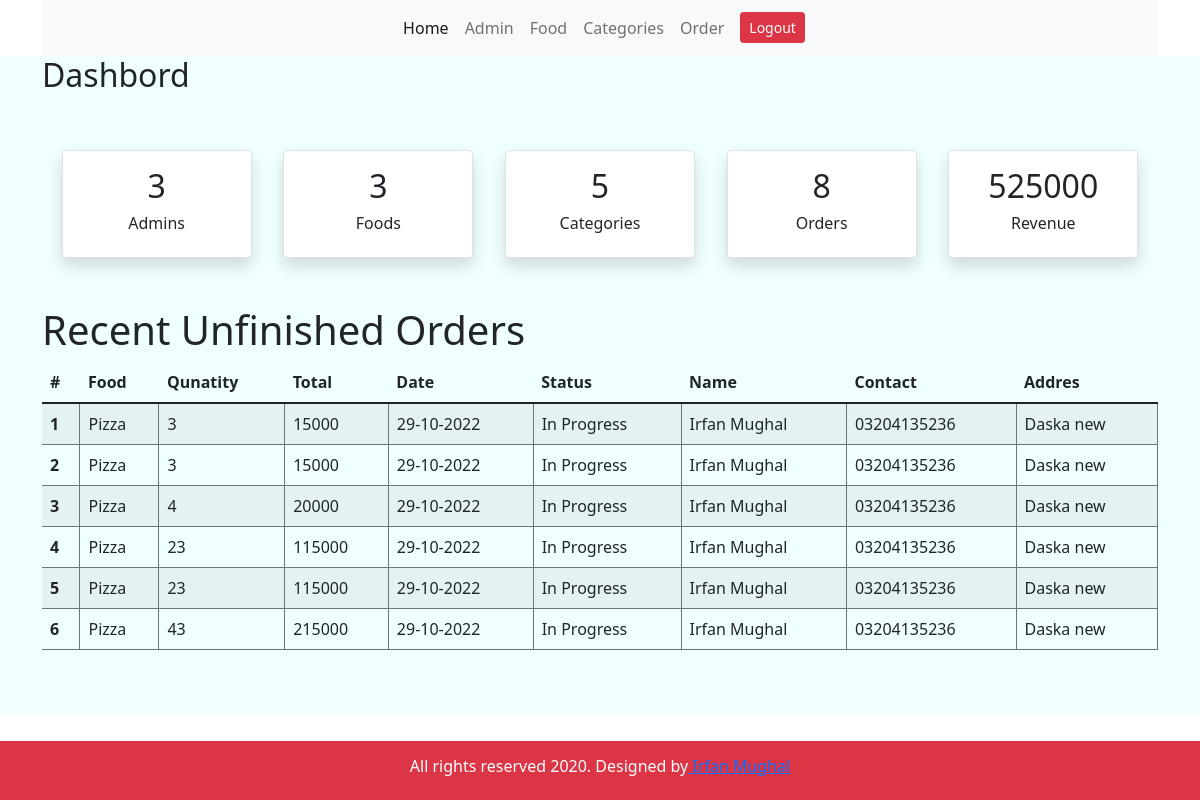
/admin/index.php (signed in), run on the app's committed database.
### tables this page shows
CREATE TABLE `tbl_order` (
  `id` int NOT NULL,
  `food` varchar(150) NOT NULL,
  `price` varchar(200) NOT NULL,
  `qty` varchar(100) NOT NULL,
  `total` decimal(10,0) NOT NULL,
  `order_date` varchar(155) NOT NULL,
  `status` varchar(100) NOT NULL,
  `c_name` varchar(155) NOT NULL,
  `c_contact` varchar(155) NOT NULL,
  `c_email` varchar(155) NOT NULL,
  `c_address` varchar(155) NOT NULL
);

### admin/index.php (the view, shortened to what this page needs)
<?php
include ('parts/header.php');
        $sql = "Select * from `tbl_admin`";
        $result = mysqli_query($conn, $sql);
        $t_admins = mysqli_num_rows($result);
        $sql = "Select * from `tbl_order`";
        $result = mysqli_query($conn, $sql);
        $t_orders = mysqli_num_rows($result);
        $sql = "Select * from `tbl_category`";
        $result = mysqli_query($conn, $sql);
        $t_categories = mysqli_num_rows($result);
        $sql = "Select * from `tbl_food`";
        $result = mysqli_query($conn, $sql);
        $t_foods = mysqli_num_rows($result);
        $sql = "Select SUM(total) as Total from `tbl_order`";
        $result = mysqli_query($conn, $sql);
        $t_prices = mysqli_fetch_assoc($result);
        $t_revenue = $t_prices['Total'];
?>
    <div class="container-fluid " style="background-color: azure;">
        <div class="container">
        <div class="row">
        <div class="col-12">
            <h2>Dashbord</h2>
        </div>
    </div>
    <div class="row d-flex justify-content-evenly my-5">
        <div class="col-2 border shadow rounded bg-white py-3">
            <h2 class="text-center"><?php echo $t_admins?></h2>
            <h6 class="text-center">Admins</h6>
        </div>
        <div class="col-2 border shadow rounded bg-white py-3">
            <h2 class="text-center"><?php echo $t_foods?></h2>
            <h6 class="text-center">Foods</h6>
        </div>
        <div class="col-2 border shadow rounded bg-white py-3">
            <h2 class="text-center"><?php echo $t_categories?></h2>
            <h6 class="text-center">Categories</h6>
        </div>
        <div class="col-2 border shadow rounded bg-white py-3">
            <h2 class="text-center"><?php echo $t_orders?></h2>
            <h6 class="text-center">Orders</h6>
        </div>
        <div class="col-2 border shadow rounded bg-white py-3">
            <h2 class="text-center"><?php echo $t_revenue?></h2>
            <h6 class="text-center">Revenue</h6>
        </div>
    </div>
<div class="row">
<div class="col-12 mb-5">
            <h1>Recent Unfinished Orders</h1>
        <table class="table table-striped">
  <thead>
    <tr>
      <th scope="col">#</th>
      <th scope="col">Food</th>
      <th scope="col">Qunatity</th>
      <th scope="col">Total</th>
      <th scope="col">Date</th>
      <th scope="col">Status</th>
      <th scope="col">Name</th>
      <th scope="col">Contact</th>
      <th scope="col">Addres</th>
    </tr>
  </thead>
  <tbody>
  <?php
  $temp=1;
      $sql = "Select * from `tbl_order` where status='In Progress' order by id desc";
      $result = mysqli_query($conn, $sql);
      if ($result){
          while( $row = mysqli_fetch_assoc($result)){
              $f = $row['food'];
              $q = $row['qty'];
              $t = $row['total'];
              $d = $row['order_date'];
              $s = $row['status'];
              $c_n = $row['c_name'];
              $c_c = $row['c_contact'];
              $c_a = $row['c_address'];
              echo '<tr >
      <th scope="row" class="border-end border-secondary"class="border-end border-secondary">'.$temp.'</th>
      <td class="border-end border-secondary">'.$f.'</td>
      <td class="border-end border-secondary">'.$q.'</td>
      <td class="border-end border-secondary">'.$t.'</td>
      <td class="border-end border-secondary">'.$d.'</td>
      <td class="border-end border-secondary">'.$s.'</td>
      <td class="border-end border-secondary">'.$c_n.'</td>
      <td class="border-end border-secondary">'.$c_c.'</td>
      <td class="border-end border-secondary">'.$c_a.'</td>
    </tr>';
    $temp++;
          }
      }
     else{
         echo 'query problem';
     }
      ?>
  </tbody>
</table>
        </div>
</div>
       </div>
    </div>
    <?php include'parts/footer.php'?>

### data on the page
tbl_order: food "Pizza", qty "3", total "15000", order_date "29-10-2022", status "In Progress", c_name "Irfan Mughal", c_contact "03204135236", c_address "Daska new"
tbl_order: food "Pizza", qty "3", total "15000", order_date "29-10-2022", status "In Progress", c_name "Irfan Mughal", c_contact "03204135236", c_address "Daska new"
tbl_order: food "Pizza", qty "4", total "20000", order_date "29-10-2022", status "In Progress", c_name "Irfan Mughal", c_contact "03204135236", c_address "Daska new"
tbl_order: food "Pizza", qty "23", total "115000", order_date "29-10-2022", status "In Progress", c_name "Irfan Mughal", c_contact "03204135236", c_address "Daska new"
tbl_order: food "Pizza", qty "23", total "115000", order_date "29-10-2022", status "In Progress", c_name "Irfan Mughal", c_contact "03204135236", c_address "Daska new"
tbl_order: food "Pizza", qty "43", total "215000", order_date "29-10-2022", status "In Progress", c_name "Irfan Mughal", c_contact "03204135236", c_address "Daska new"

### other printed values
$t_admins "3"
$t_foods "3"
$t_categories "5"
$t_orders "8"
$t_revenue "525000"
